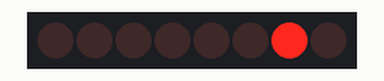
Bench run of a sketch on a simulated Arduino Uno, built with avr-gcc and run on an emulated ATmega328P. Shown: 8 shift-register outputs drawn as a row of LEDs (first output left, lit = HIGH). Wiring (inferred from the names in the program): shift register (74HC595): data pin 14; shift clock pin 13; latch pin 12. Wiring (inferred from the signals the program sends): row of LEDs: on Q0, Q1, Q2, Q3, Q4, Q5, Q6, Q7.

Above: at 0.07 s.
At 0.32 s:
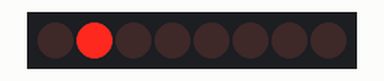
At 0.9 s:
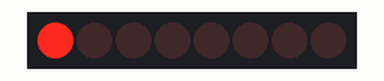
At 1.67 s:
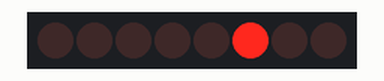
At 2.97 s:
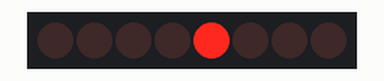
At 5.1 s:
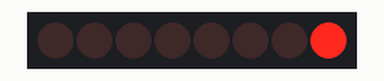
Timing chart, 0 to 6.4 s (numbered marks = the images above):
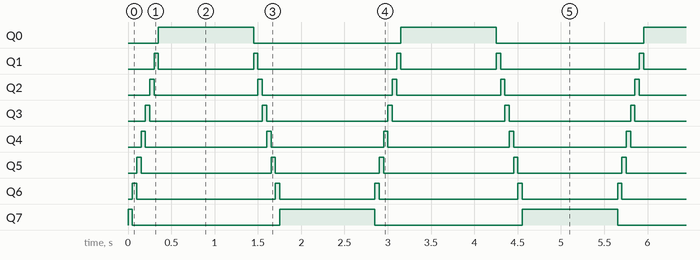

The sketch:

ledBarWith74HC595.ino
```cpp
int latch_pin = 12;
int clock_pin = 13;
int data_pin = 14;

void setup() {
  pinMode(latch_pin, OUTPUT);
  pinMode(clock_pin, OUTPUT);
  pinMode(data_pin, OUTPUT);
}

void loop() {
  byte x = 0x01;
  for (int i = 0; i < 8; i++){
    write_to_595(LSBFIRST, x);
    x <<= 1;
    delay(50);
  }
  delay(1000);

  x = 0x80;
  for (int i = 0; i < 8; i++){
    write_to_595(LSBFIRST, x);
    x >>= 1;
    delay(50);
  }
  delay(1000);
}

void write_to_595(int order, byte _data){
  digitalWrite(latch_pin, LOW);                           // ouput low level to the latch pin (disables parallel output)
  shiftOut(data_pin, clock_pin, order, _data);            // sends serial data to the 74HC595
  digitalWrite(latch_pin, HIGH);                          // output high level to the latch pin (enables paralle output)
}
```

Measured:
- by itself, Q0: alternates HIGH for 1.1 s and LOW for 1.7 s
- by itself, Q1: repeats every 2.8 s: LOW 1.1 s, HIGH 0.05 s, LOW 1.6 s, HIGH 0.05 s
- by itself, Q2: repeats every 2.8 s: LOW 1.2 s, HIGH 0.05 s, LOW 1.5 s, HIGH 0.05 s
- by itself, Q3, Q4: alternates HIGH for 0.05 s and LOW for 1.4 s
- by itself, Q5: repeats every 2.8 s: LOW 1.5 s, HIGH 0.05 s, LOW 1.2 s, HIGH 0.05 s
- by itself, Q6: repeats every 2.8 s: LOW 1.6 s, HIGH 0.05 s, LOW 1.1 s, HIGH 0.05 s
- by itself, Q7: repeats every 2.8 s: LOW 1.7 s, HIGH 1.1 s
